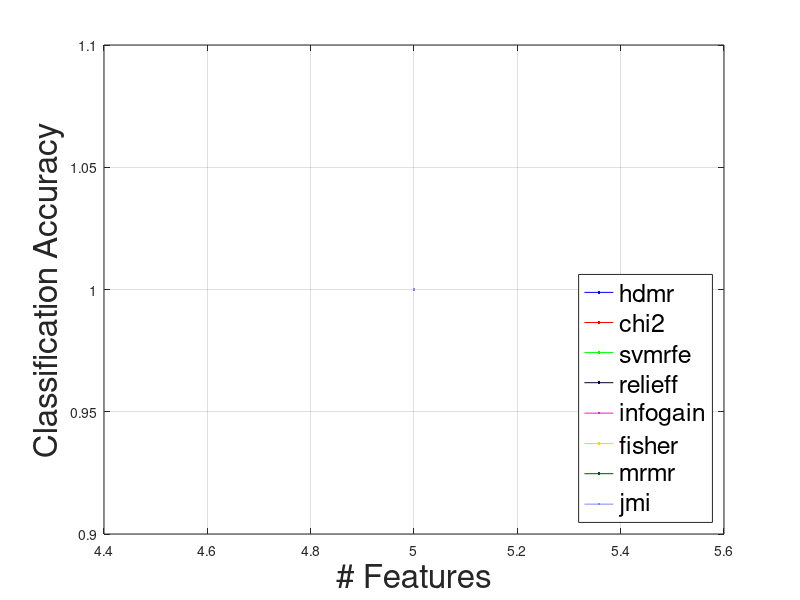

Here is the MATLAB script that generated this plot: (Note: this script raises an error after producing the figure.)
clear variables
close all
clc

methods={'hdmr'                ,'HDMR'    ,'o',  [0      0      1     ],...
         'chi2'                ,'Chi2'    ,'+',  [1      0      0     ],... 
         'svmrfe'              ,'SVM-RFE' ,'*',  [0      1      0     ],...
         'relieff'             ,'ReliefF' ,'.',  [0      0      0.1724],...
         'infogain'            ,'IG'      ,'x',  [1      0.1034 0.7241],...
         'fisher'              ,'Fisher'  ,'s',  [1      0.8276 0     ],...
         'mrmr'                ,'mRMR'    ,'d',  [0      0.3448 0     ],...
         'jmi'                 ,'JMI'     ,'^',  [0.5172 0.5172 1     ]};   
     
dats={'INDIANPINES','BOTSWANA','SUNDIKEN'};
classifiers={'svm','bayes','tree'};

legend_size=18;
labelsize=24;
ticksize=12;

for m=1:length(classifiers);
    for i=1:length(dats)
        data=dats{i};
        
        classifier=classifiers{m};
        figure('Visible','on')
        leginfo={};

        for j=1:length(methods)/4
            method    = methods{(j-1)*4+1};
            methodname= methods{(j-1)*4+2};
            marker    = methods{(j-1)*4+3};
            color     = methods{(j-1)*4+4};
            resfile=sprintf('../results/%s_accuracy_%s_%s.mat',data,method,classifier);
            if exist(resfile,'file') == 2
                load(resfile)
                plot(frange,mean(accuracies(:,:)),'Color',color,'Marker',marker,'LineWidth',1);
                leginfo{end+1} = methodname;
            else
                fprintf('%s doesnt exists\n',resfile);
                plot(5,1,'Color',color);
                leginfo{end+1}=method;
            end
            hold on
        end
        
        h_legend=legend(leginfo,'Location','SouthEast','Interpreter','none');
        set(h_legend,'FontSize',legend_size);        
        set(gcf,'color','w');
        xlabel('# Features','FontSize',labelsize);
        ylabel('Classification Accuracy','FontSize',labelsize);
        grid on
        pdffile=sprintf('../figures/%s_accuracy_%s.pdf',data,classifier);
        fprintf('Creating %s\n',pdffile);
        export_fig(pdffile);
    end
end